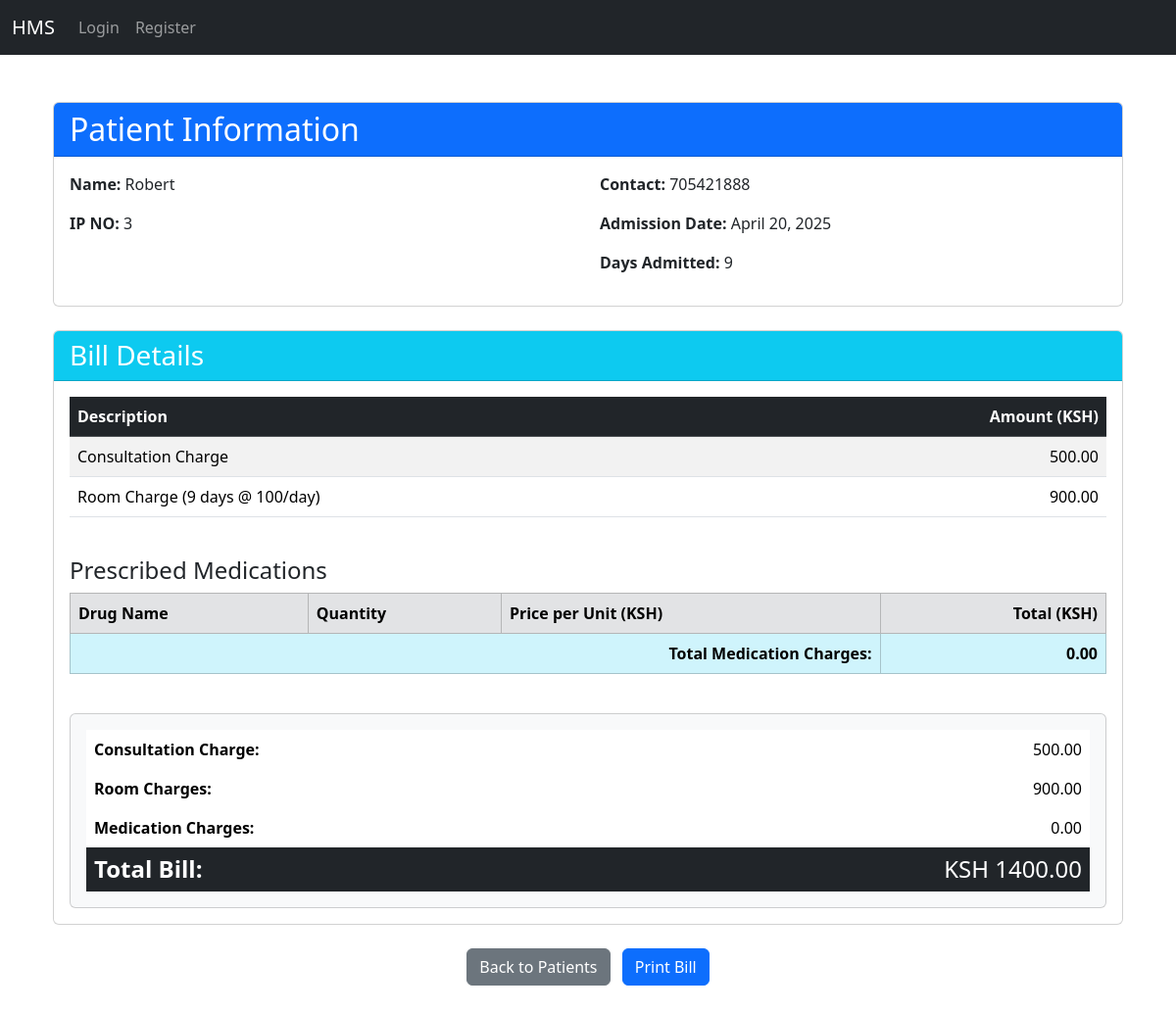
Page /patients/billing/3/ on the earlier database version.
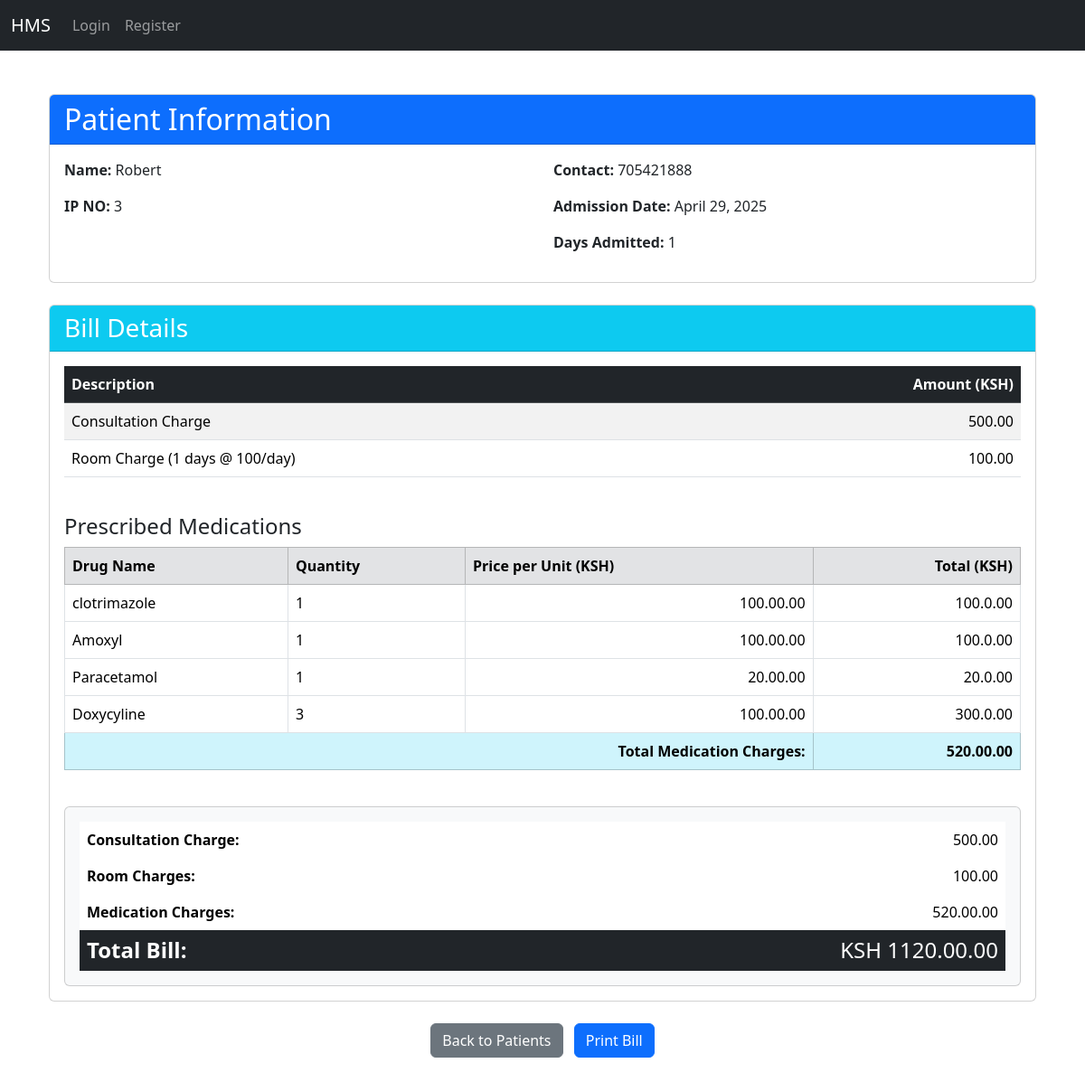
Same page on the later database version.
### patients/models.py (models this page shows, shortened)
class Patient_register(models.Model):
    name = models.CharField(max_length=100)
    age = models.IntegerField()
    contact = models.IntegerField(null=True)
    adm_date = models.DateField(auto_now_add=True)
    sex = models.CharField(max_length=10)
    prescribed_drug = models.ForeignKey('drugs.Drug', on_delete=models.SET_NULL, null=True, blank=True)  # Use string reference
    is_discharged = models.BooleanField(default=False)
    discharge_date = models.DateField(null=True, blank=True)

### drugs/models.py (models this page shows, shortened)
class DrugIssue(models.Model):
    drug = models.ForeignKey(Drug, on_delete=models.CASCADE)
    patient = models.ForeignKey(Patient_register, on_delete=models.CASCADE)  # Foreign key to Patient_register
    quantity_issued = models.IntegerField()
    issue_date = models.DateField(auto_now_add=True)

class Drug(models.Model):
    name = models.CharField(max_length=100)
    quantity = models.IntegerField()
    expiry_date = models.DateField()
    price = models.DecimalField(max_digits=10, decimal_places=2)

### patients/views.py (the view)
# urls.py: path("billing/<int:id>/", views.billing, name="billing"),
def billing(request, id):
    try:
        patient = Patient_register.objects.get(id=id)
        drug_issues = DrugIssue.objects.filter(patient=patient)
        if patient.is_discharged:
            messages.error(request, "Patient is already discharged and billed.")
            return redirect('all_patients')
        admission_date = patient.adm_date
        current_date = datetime.now().date()
        days_admitted = (current_date - admission_date).days or 1  # Minimum 1 day
        consultation_charge = 500
        daily_room_charge = 100
        total_room_charge = daily_room_charge * days_admitted
        medication_total = sum(
            issue.drug.price * issue.quantity_issued
            for issue in drug_issues
        )
        total_bill = {
            'consultation_charge': consultation_charge,
            'room_charge': total_room_charge,
            'medication_charge': medication_total,
            'days_admitted': days_admitted,
            'daily_room_rate': daily_room_charge,
            'total': consultation_charge + total_room_charge + medication_total
        }
        context = {
            'patient': patient,
            'drug_issues': drug_issues,
            'bill': total_bill,
            'admission_date': admission_date,
            'current_date': current_date,
        }
        return render(request, 'patients/billing.html', context)
    except Patient_register.DoesNotExist:
        messages.error(request, "Patient not found.")
        return redirect('all_patients')
    except Exception as e:
        messages.error(request, f"An error occurred: {str(e)}")
        return redirect('all_patients')

### patients/templatetags/custom_filters.py (called while the page is built)
@register.filter(name='multiply')
def multiply(value, arg):
    try:
        return float(value) * float(arg)
    except (ValueError, TypeError):
        return 0

### templates/patients/billing.html (shortened to what the changed rows need)
{% extends 'base.html' %}
{% load custom_filters %}
{% block content %}
<div class="container mt-5">
    <div class="card mb-4">
        <div class="card-header bg-primary text-white">
            <h2 class="mb-0">Patient Information</h2>
        </div>
        <div class="card-body">
            <div class="row">
                <div class="col-md-6">
                    <p><strong>Name:</strong> {{ patient.name }}</p>
                    <p><strong>IP NO:</strong> {{ patient.id }}</p>
                </div>
                <div class="col-md-6">
                    <p><strong>Contact:</strong> {{ patient.contact }}</p>
                    <p><strong>Admission Date:</strong> {{ patient.adm_date }}</p>
                    <p><strong>Days Admitted:</strong> {{ bill.days_admitted }}</p>
                </div>
            </div>
        </div>
    </div>
    <div class="card mb-4">
        <div class="card-body">
            <div class="table-responsive">
                <table class="table table-striped">
                    <thead class="table-dark">
                        <tr>
                            <th>Description</th>
                            <th class="text-end">Amount (KSH)</th>
                        </tr>
                    </thead>
                    <tbody>
                        <tr>
                            <td>Room Charge ({{ bill.days_admitted }} days @ {{ bill.daily_room_rate }}/day)</td>
                            <td class="text-end">{{ bill.room_charge }}.00</td>
                        </tr>
                    </tbody>
                </table>
            </div>
            <div class="table-responsive">
                <table class="table table-bordered">
                    <thead class="table-secondary">
                        <tr>
                            <th>Drug Name</th>
                            <th>Quantity</th>
                            <th>Price per Unit (KSH)</th>
                            <th class="text-end">Total (KSH)</th>
                        </tr>
                    </thead>
                    <tbody>
                        {% for issue in drug_issues %}
                        <tr>
                            <td>{{ issue.drug.name }}</td>
                            <td>{{ issue.quantity_issued }}</td>
                            <td class="text-end">{{ issue.drug.price }}.00</td>
                            <td class="text-end">{{ issue.drug.price|multiply:issue.quantity_issued }}.00</td>
                        </tr>
                        {% endfor %}
                        <tr class="table-info">
                            <td class="text-end"><strong>{{ bill.medication_charge }}.00</strong></td>
                        </tr>
                    </tbody>
                </table>
            </div>
            <div class="card bg-light mt-4">
                <div class="card-body">
                    <table class="table table-borderless mb-0">
                        <tr>
                            <td><strong>Room Charges:</strong></td>
                            <td class="text-end">{{ bill.room_charge }}.00</td>
                        </tr>
                        <tr>
                            <td><strong>Medication Charges:</strong></td>
                            <td class="text-end">{{ bill.medication_charge }}.00</td>
                        </tr>
                        <tr class="table-dark">
                            <td class="text-end"><h4 class="mb-0">KSH {{ bill.total }}.00</h4></td>
                        </tr>
                    </table>
                </div>
            </div>
        </div>
    </div>
</div>
{% endblock %}

Differences in the rows shown:
changed Patient_register "Robert": adm_date "April 20, 2025" → "April 29, 2025"
added DrugIssue: drug.name "clotrimazole", quantity_issued "1", drug.price "100.00", drug.price|multiply "100.0"
added DrugIssue: drug.name "Amoxyl", quantity_issued "1", drug.price "100.00", drug.price|multiply "100.0"
added DrugIssue: drug.name "Paracetamol", quantity_issued "1", drug.price "20.00", drug.price|multiply "20.0"
added DrugIssue: drug.name "Doxycyline", quantity_issued "3", drug.price "100.00", drug.price|multiply "300.0"
Other differences:
{{ bill.days_admitted }}: "9" → "1"
{{ bill.room_charge }}: "900" → "100"
{{ bill.medication_charge }}: "0" → "520.00"
{{ bill.total }}: "1400" → "1120.00"
